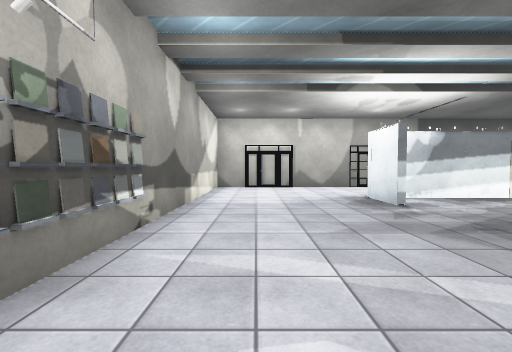
view 1 (above)

17 first-person views from a walk through a Unity game level. The camera is 1.3 m above the floor, tilts 2° down and sees 90° across. The floor is counted in squares, 2 m on a side. Each view is taken from the middle of a square. On the plan, view 1 faces up. The plan holds only what a view shows up to about 9 squares ahead; the rest is blank. The player is left out. Some surface patterns are stand-ins.

view 2
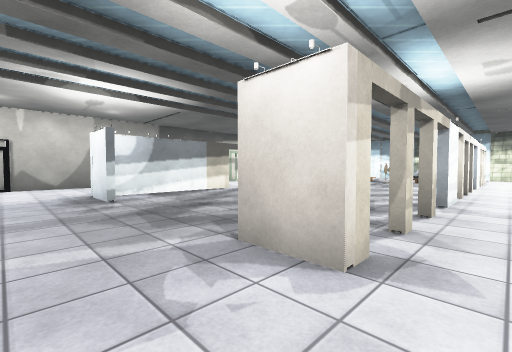

view 3
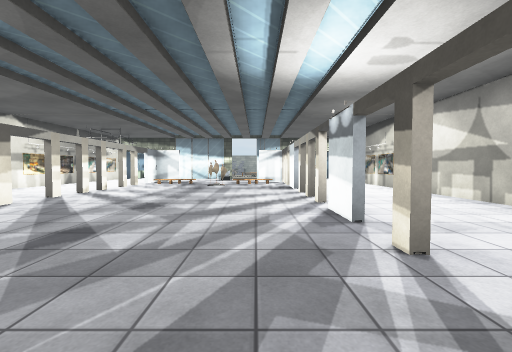

view 4
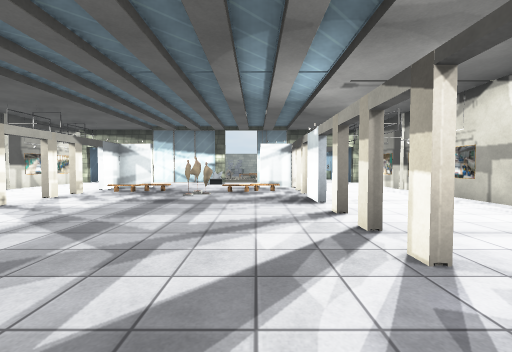

view 5
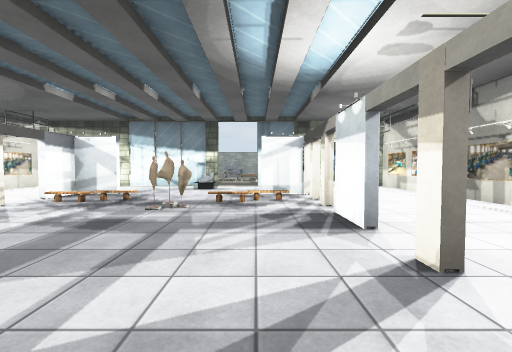

view 6
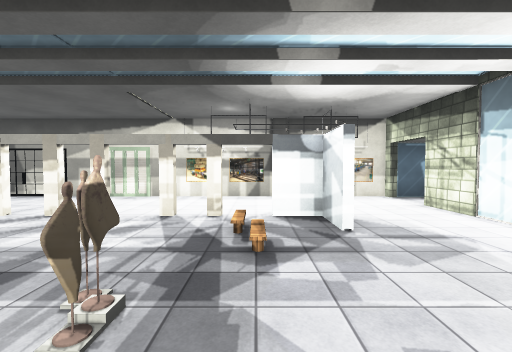

view 7
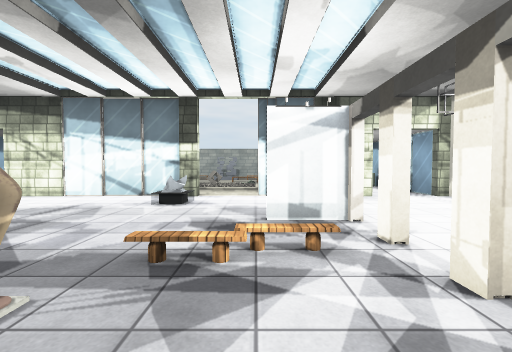

view 8
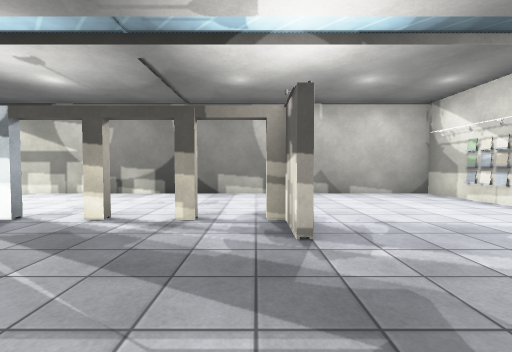

view 9
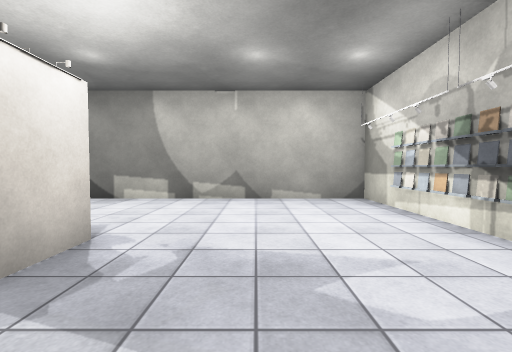

view 10
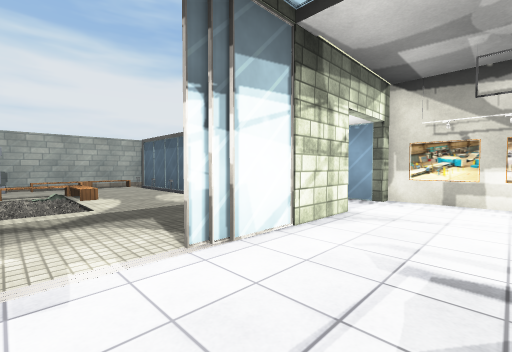

view 11
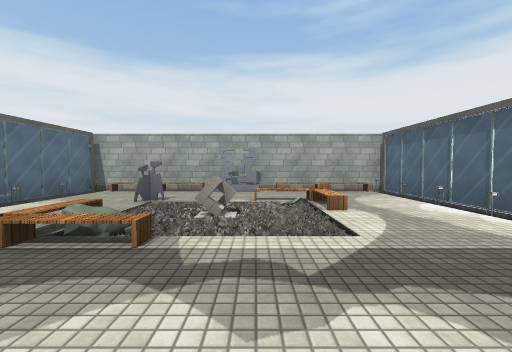

view 12
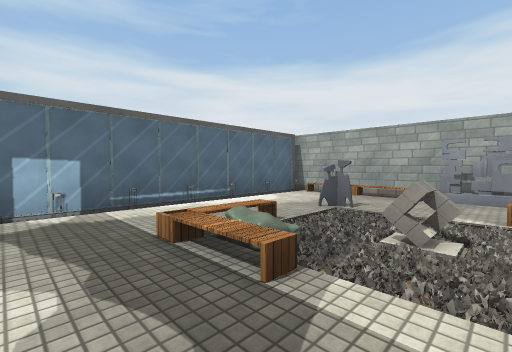

view 13
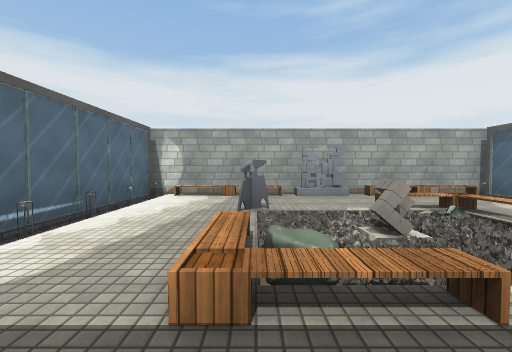

view 14
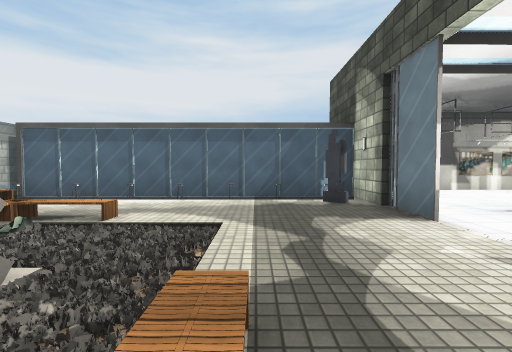

view 15
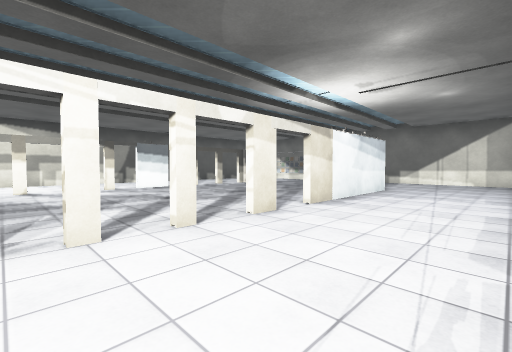

view 16
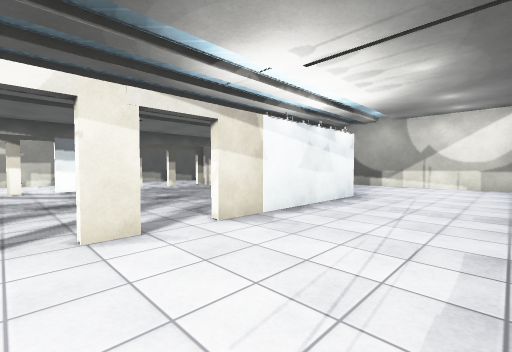

view 17
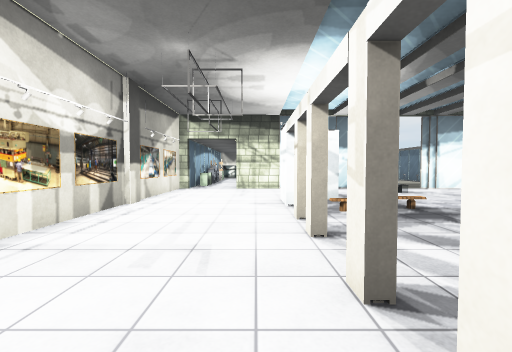

### Floor plan
Key: @ floor where view 1 was taken; # wall or solid block; x gap in a wall; . main floor; - floor 0.25 m lower than the main floor; : floor 0.5 m higher than the main floor; / step, stairs or slope; O other object.
Columns run from 2 left of view 1 to 25 right of it. Each row starts with its distance up from view 1.
  9 ####################
  8 #.............OO.OO##
  7 #..................#######
  6 #..................#.OOOOOO#
  5 #....###x...#x//#..#....../#
  4 #............../...#..OO ./#
  3 #.................O#.OOOO//#
  2 #.............O/.....O-O:.O#
  1 #............../.....OOO///#
  0 #.@..O.xxxxxxxxx...#...//./#
 -1 #..................#OOOOOOO#
 -2 #..................## ## #
 -3 #............OO..OO## O
 -4 ####################

Positions as (right, up) in squares from view 1, and headings:
1: (0, 0), facing up
2: (1, -1), facing up-right
3: (3, 1), facing right
4: (6, 1), facing right
5: (8, 1), facing right
6: (13, 1), facing up
7: (11, 1), facing right
8: (3, 3), facing down
9: (1, 2), facing down
10: (15, 2), facing down-right
11: (17, 2), facing right
12: (18, 2), facing up-right
13: (18, 4), facing right
14: (19, 4), facing down
15: (10, 8), facing down-left
16: (8, 8), facing down-left
17: (9, 6), facing right
